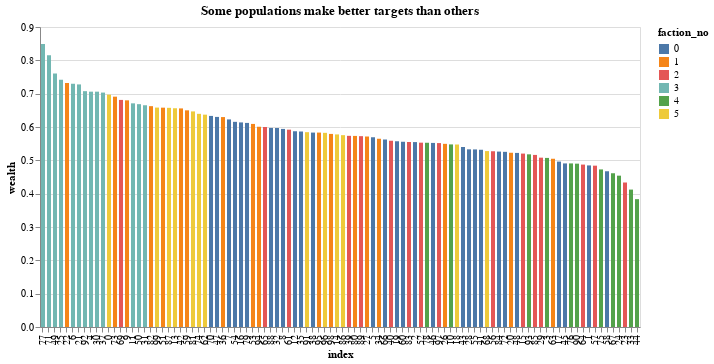

Notebook code for this chart:
### Code cell
chart = alt.Chart(
        pops.reset_index(drop=False)
        ).mark_bar(size=4).encode(
            x=alt.X('index:N', sort='-y'),
            y='wealth',
            color='faction_no:N').properties(width=600,title='Some populations make better targets than others')
chart

### Figure 1 — Vega-Lite specification as saved in the notebook (floating-point values rounded to 4 significant figures)
{"config": {"view": {"continuousWidth": 400, "continuousHeight": 300}}, "data": {"name": "data-426ca14e787fcc82fd0b9fa45c4cc80e"}, "mark": {"type": "bar", "size": 4}, "encoding": {"color": {"type": "nominal", "field": "faction_no"}, "x": {"type": "nominal", "field": "index", "sort": "-y"}, "y": {"type": "quantitative", "field": "wealth"}}, "title": "Some populations make better targets than others", "width": 600, "$schema": "https://vega.github.io/schema/vega-lite/v4.8.1.json", "datasets": {"data-426ca14e787fcc82fd0b9fa45c4cc80e": [{"index": 0, "conformity": 0.479, "literacy": 0.755, "aggression": 0.7, "constitution": 0.578, "faction_no": 5, "industry": 0.639, "wealth": 0.697, "target_score": -0.179}, {"index": 1, "conformity": 0.478, "literacy": 0.647, "aggression": 0.449, "constitution": 0.196, "faction_no": 0, "industry": 0.3225, "wealth": 0.4848, "target_score": 0.073}, {"index": 2, "conformity": 0.377, "literacy": 0.729, "aggression": 0.55, "constitution": 0.211, "faction_no": 0, "industry": 0.3805, "wealth": 0.5547, "target_score": 0.073}, {"index": 3, "conformity": 0.23, "literacy": 0.458, "aggression": 0.492, "constitution": 0.621, "faction_no": 4, "industry": 0.5565, "wealth": 0.5072, "target_score": 0.278}, {"index": 4, "conformity": 0.414, "literacy": 0.815, "aggression": 0.833, "constitution": 0.361, "faction_no": 3, "industry": 0.597, "wealth": 0.706, "target_score": -0.247}, {"index": 5, "conformity": 0.386, "literacy": 0.685, "aggression": 0.594, "constitution": 0.313, "faction_no": 0, "industry": 0.4535, "wealth": 0.5693, "target_score": 0.02}, {"index": 6, "conformity": 0.514, "literacy": 1.024, "aggression": 0.48, "constitution": 0.391, "faction_no": 3, "industry": 0.4355, "wealth": 0.7298, "target_score": 0.006}, {"index": 7, "conformity": 0.462, "literacy": 0.808, "aggression": 0.604, "constitution": 0.271, "faction_no": 0, "industry": 0.4375, "wealth": 0.6228, "target_score": -0.066}, {"index": 8, "conformity": 0.375, "literacy": 0.706, "aggression": 0.586, "constitution": 0.379, "faction_no": 0, "industry": 0.4825, "wealth": 0.5942, "target_score": 0.039}, {"index": 9, "conformity": 0.28, "literacy": 0.835, "aggression": 0.49, "constitution": 0.56, "faction_no": 1, "industry": 0.525, "wealth": 0.68, "target_score": 0.23}, {"index": 10, "conformity": 0.32, "literacy": 0.602, "aggression": 0.566, "constitution": 0.421, "faction_no": 4, "industry": 0.4935, "wealth": 0.5477, "target_score": 0.114}, {"index": 11, "conformity": 0.428, "literacy": 0.818, "aggression": 0.649, "constitution": 0.399, "faction_no": 3, "industry": 0.524, "wealth": 0.671, "target_score": -0.077}, {"index": 12, "conformity": 0.478, "literacy": 0.779, "aggression": 0.468, "constitution": 0.323, "faction_no": 0, "industry": 0.3955, "wealth": 0.5873, "target_score": 0.054}, {"index": 13, "conformity": 0.7, "literacy": 0.763, "aggression": 0.658, "constitution": 0.441, "faction_no": 5, "industry": 0.5495, "wealth": 0.6562, "target_score": -0.358}, {"index": 14, "conformity": 0.574, "literacy": 0.592, "aggression": 0.667, "constitution": 0.46, "faction_no": 5, "industry": 0.5635, "wealth": 0.5777, "target_score": -0.241}, {"index": 15, "conformity": 0.466, "literacy": 0.659, "aggression": 0.298, "constitution": 0.465, "faction_no": 2, "industry": 0.3815, "wealth": 0.5202, "target_score": 0.236}, {"index": 16, "conformity": 0.453, "literacy": 0.828, "aggression": 0.611, "constitution": 0.188, "faction_no": 0, "industry": 0.3995, "wealth": 0.6138, "target_score": -0.064}, {"index": 17, "conformity": 0.494, "literacy": 0.599, "aggression": 0.568, "constitution": 0.219, "faction_no": 0, "industry": 0.3935, "wealth": 0.4962, "target_score": -0.062}, {"index": 18, "conformity": 0.44, "literacy": 0.524, "aggression": 0.64, "constitution": 0.502, "faction_no": 5, "industry": 0.571, "wealth": 0.5475, "target_score": -0.08}, {"index": 19, "conformity": 0.391, "literacy": 0.707, "aggression": 0.578, "constitution": 0.237, "faction_no": 0, "industry": 0.4075, "wealth": 0.5573, "target_score": 0.031}, {"index": 20, "conformity": 0.25, "literacy": 0.609, "aggression": 0.354, "constitution": 0.519, "faction_no": 1, "industry": 0.4365, "wealth": 0.5228, "target_score": 0.396}, {"index": 21, "conformity": 0.388, "literacy": 0.887, "aggression": 0.606, "constitution": 0.531, "faction_no": 3, "industry": 0.5685, "wealth": 0.7278, "target_score": 0.006}, {"index": 22, "conformity": 0.372, "literacy": 0.945, "aggression": 0.387, "constitution": 0.651, "faction_no": 1, "industry": 0.519, "wealth": 0.732, "target_score": 0.241}, {"index": 23, "conformity": 0.585, "literacy": 0.545, "aggression": 0.352, "constitution": 0.292, "faction_no": 2, "industry": 0.322, "wealth": 0.4335, "target_score": 0.063}, {"index": 24, "conformity": 0.303, "literacy": 0.469, "aggression": 0.426, "constitution": 0.452, "faction_no": 4, "industry": 0.439, "wealth": 0.454, "target_score": 0.271}, {"index": 25, "conformity": 0.425, "literacy": 0.945, "aggression": 0.489, "constitution": 0.588, "faction_no": 3, "industry": 0.5385, "wealth": 0.7417, "target_score": 0.086}, {"index": 26, "conformity": 0.227, "literacy": 0.621, "aggression": 0.42, "constitution": 0.536, "faction_no": 1, "industry": 0.478, "wealth": 0.5495, "target_score": 0.353}, {"index": 27, "conformity": 0.246, "literacy": 0.79, "aggression": 0.395, "constitution": 0.311, "faction_no": 1, "industry": 0.353, "wealth": 0.5715, "target_score": 0.359}, {"index": 28, "conformity": 0.448, "literacy": 0.666, "aggression": 0.461, "constitution": 0.339, "faction_no": 0, "industry": 0.4, "wealth": 0.533, "target_score": 0.091}, {"index": 29, "conformity": 0.532, "literacy": 0.581, "aggression": 0.464, "constitution": 0.406, "faction_no": 2, "industry": 0.435, "wealth": 0.508, "target_score": 0.004}, {"index": 30, "conformity": 0.391, "literacy": 0.962, "aggression": 0.639, "constitution": 0.261, "faction_no": 3, "industry": 0.45, "wealth": 0.706, "target_score": -0.03}, {"index": 31, "conformity": 0.258, "literacy": 0.953, "aggression": 0.47, "constitution": 0.285, "faction_no": 3, "industry": 0.3775, "wealth": 0.6652, "target_score": 0.272}, {"index": 32, "conformity": 0.377, "literacy": 0.691, "aggression": 0.615, "constitution": 0.391, "faction_no": 0, "industry": 0.503, "wealth": 0.597, "target_score": 0.008}, {"index": 33, "conformity": 0.41, "literacy": 0.392, "aggression": 0.391, "constitution": 0.474, "faction_no": 4, "industry": 0.4325, "wealth": 0.4123, "target_score": 0.199}, {"index": 34, "conformity": 0.352, "literacy": 0.687, "aggression": 0.421, "constitution": 0.464, "faction_no": 1, "industry": 0.4425, "wealth": 0.5648, "target_score": 0.227}, {"index": 35, "conformity": 0.246, "literacy": 0.731, "aggression": 0.598, "constitution": 0.286, "faction_no": 0, "industry": 0.442, "wealth": 0.5865, "target_score": 0.156}, {"index": 36, "conformity": 0.4, "literacy": 0.78, "aggression": 0.396, "constitution": 0.563, "faction_no": 1, "industry": 0.4795, "wealth": 0.6298, "target_score": 0.204}, {"index": 37, "conformity": 0.273, "literacy": 0.826, "aggression": 0.623, "constitution": 0.538, "faction_no": 3, "industry": 0.5805, "wealth": 0.7032, "target_score": 0.104}, {"index": 38, "conformity": 0.337, "literacy": 0.745, "aggression": 0.659, "constitution": 0.184, "faction_no": 0, "industry": 0.4215, "wealth": 0.5833, "target_score": 0.004}, {"index": 39, "conformity": 0.447, "literacy": 0.765, "aggression": 0.337, "constitution": 0.427, "faction_no": 2, "industry": 0.382, "wealth": 0.5735, "target_score": 0.216}, {"index": 40, "conformity": 0.449, "literacy": 0.657, "aggression": 0.422, "constitution": 0.499, "faction_no": 2, "industry": 0.4605, "wealth": 0.5588, "target_score": 0.129}, {"index": 41, "conformity": 0.483, "literacy": 0.759, "aggression": 0.41, "constitution": 0.199, "faction_no": 0, "industry": 0.3045, "wealth": 0.5317, "target_score": 0.107}, {"index": 42, "conformity": 0.263, "literacy": 0.826, "aggression": 0.444, "constitution": 0.527, "faction_no": 1, "industry": 0.4855, "wealth": 0.6558, "target_score": 0.293}, {"index": 43, "conformity": 0.511, "literacy": 0.643, "aggression": 0.559, "constitution": 0.315, "faction_no": 0, "industry": 0.437, "wealth": 0.54, "target_score": -0.07}, {"index": 44, "conformity": 0.241, "literacy": 0.461, "aggression": 0.304, "constitution": 0.308, "faction_no": 4, "industry": 0.306, "wealth": 0.3835, "target_score": 0.455}, {"index": 45, "conformity": 0.488, "literacy": 0.587, "aggression": 0.524, "constitution": 0.265, "faction_no": 0, "industry": 0.3945, "wealth": 0.4908, "target_score": -0.012}, {"index": 46, "conformity": 0.461, "literacy": 0.753, "aggression": 0.482, "constitution": 0.221, "faction_no": 0, "industry": 0.3515, "wealth": 0.5523, "target_score": 0.057}, {"index": 47, "conformity": 0.409, "literacy": 0.784, "aggression": 0.557, "constitution": 0.396, "faction_no": 0, "industry": 0.4765, "wealth": 0.6302, "target_score": 0.034}, {"index": 48, "conformity": 0.137, "literacy": 0.628, "aggression": 0.532, "constitution": 0.301, "faction_no": 0, "industry": 0.4165, "wealth": 0.5222, "target_score": 0.331}, {"index": 49, "conformity": 0.479, "literacy": 1.012, "aggression": 0.68, "constitution": 0.338, "faction_no": 3, "industry": 0.509, "wealth": 0.7605, "target_score": -0.159}, {"index": 50, "conformity": 0.564, "literacy": 0.869, "aggression": 0.549, "constitution": 0.387, "faction_no": 3, "industry": 0.468, "wealth": 0.6685, "target_score": -0.113}, {"index": 51, "conformity": 0.288, "literacy": 0.814, "aggression": 0.504, "constitution": 0.5, "faction_no": 1, "industry": 0.502, "wealth": 0.658, "target_score": 0.208}, {"index": 52, "conformity": 0.471, "literacy": 0.703, "aggression": 0.367, "constitution": 0.439, "faction_no": 2, "industry": 0.403, "wealth": 0.553, "target_score": 0.162}, {"index": 53, "conformity": 0.351, "literacy": 0.727, "aggression": 0.519, "constitution": 0.464, "faction_no": 1, "industry": 0.4915, "wealth": 0.6093, "target_score": 0.13}, {"index": 54, "conformity": 0.449, "literacy": 0.78, "aggression": 0.554, "constitution": 0.348, "faction_no": 0, "industry": 0.451, "wealth": 0.6155, "target_score": -0.003}, {"index": 55, "conformity": 0.303, "literacy": 0.568, "aggression": 0.681, "constitution": 0.314, "faction_no": 0, "industry": 0.4975, "wealth": 0.5328, "target_score": 0.016}, {"index": 56, "conformity": 0.504, "literacy": 0.659, "aggression": 0.362, "constitution": 0.429, "faction_no": 2, "industry": 0.3955, "wealth": 0.5272, "target_score": 0.134}, {"index": 57, "conformity": 0.55, "literacy": 0.632, "aggression": 0.228, "constitution": 0.444, "faction_no": 2, "industry": 0.336, "wealth": 0.484, "target_score": 0.222}, {"index": 58, "conformity": 0.173, "literacy": 0.69, "aggression": 0.33, "constitution": 0.159, "faction_no": 0, "industry": 0.2445, "wealth": 0.4672, "target_score": 0.497}, {"index": 59, "conformity": 0.375, "literacy": 0.773, "aggression": 0.468, "constitution": 0.586, "faction_no": 1, "industry": 0.527, "wealth": 0.65, "target_score": 0.157}, {"index": 60, "conformity": 0.395, "literacy": 0.659, "aggression": 0.518, "constitution": 0.387, "faction_no": 0, "industry": 0.4525, "wealth": 0.5557, "target_score": 0.087}, {"index": 61, "conformity": 0.622, "literacy": 0.703, "aggression": 0.44, "constitution": 0.522, "faction_no": 2, "industry": 0.481, "wealth": 0.592, "target_score": -0.062}, {"index": 62, "conformity": 0.494, "literacy": 0.7, "aggression": 0.52, "constitution": 0.628, "faction_no": 5, "industry": 0.574, "wealth": 0.637, "target_score": -0.014}, {"index": 63, "conformity": 0.288, "literacy": 0.717, "aggression": 0.256, "constitution": 0.329, "faction_no": 1, "industry": 0.2925, "wealth": 0.5048, "target_score": 0.456}, {"index": 64, "conformity": 0.46, "literacy": 0.572, "aggression": 0.386, "constitution": 0.419, "faction_no": 2, "industry": 0.4025, "wealth": 0.4872, "target_score": 0.154}, {"index": 65, "conformity": 0.588, "literacy": 0.767, "aggression": 0.474, "constitution": 0.392, "faction_no": 2, "industry": 0.433, "wealth": 0.6, "target_score": -0.062}, {"index": 66, "conformity": 0.472, "literacy": 0.819, "aggression": 0.379, "constitution": 0.233, "faction_no": 0, "industry": 0.306, "wealth": 0.5625, "target_score": 0.149}, {"index": 67, "conformity": 0.447, "literacy": 0.488, "aggression": 0.444, "constitution": 0.425, "faction_no": 4, "industry": 0.4345, "wealth": 0.4612, "target_score": 0.109}, {"index": 68, "conformity": 0.593, "literacy": 0.562, "aggression": 0.623, "constitution": 0.364, "faction_no": 5, "industry": 0.4935, "wealth": 0.5278, "target_score": -0.216}, {"index": 69, "conformity": 0.532, "literacy": 0.943, "aggression": 0.368, "constitution": 0.471, "faction_no": 2, "industry": 0.4195, "wealth": 0.6812, "target_score": 0.1}, {"index": 70, "conformity": 0.394, "literacy": 0.761, "aggression": 0.663, "constitution": 0.348, "faction_no": 0, "industry": 0.5055, "wealth": 0.6333, "target_score": -0.057}, {"index": 71, "conformity": 0.337, "literacy": 0.949, "aggression": 0.843, "constitution": 0.519, "faction_no": 3, "industry": 0.681, "wealth": 0.815, "target_score": -0.18}, {"index": 72, "conformity": 0.436, "literacy": 0.631, "aggression": 0.533, "constitution": 0.307, "faction_no": 0, "industry": 0.42, "wealth": 0.5255, "target_score": 0.031}, {"index": 73, "conformity": 0.284, "literacy": 0.731, "aggression": 0.656, "constitution": 0.646, "faction_no": 1, "industry": 0.651, "wealth": 0.691, "target_score": 0.06}, {"index": 74, "conformity": 0.385, "literacy": 0.71, "aggression": 0.657, "constitution": 0.481, "faction_no": 5, "industry": 0.569, "wealth": 0.6395, "target_score": -0.042}, {"index": 75, "conformity": 0.472, "literacy": 0.504, "aggression": 0.545, "constitution": 0.338, "faction_no": 4, "industry": 0.4415, "wealth": 0.4728, "target_score": -0.017}, {"index": 76, "conformity": 0.433, "literacy": 0.545, "aggression": 0.482, "constitution": 0.391, "faction_no": 4, "industry": 0.4365, "wealth": 0.4908, "target_score": 0.085}, {"index": 77, "conformity": 0.211, "literacy": 1.052, "aggression": 0.758, "constitution": 0.533, "faction_no": 3, "industry": 0.6455, "wealth": 0.8488, "target_score": 0.031}, {"index": 78, "conformity": 0.327, "literacy": 0.59, "aggression": 0.533, "constitution": 0.498, "faction_no": 4, "industry": 0.5155, "wealth": 0.5528, "target_score": 0.14}, {"index": 79, "conformity": 0.305, "literacy": 0.763, "aggression": 0.62, "constitution": 0.303, "faction_no": 0, "industry": 0.4615, "wealth": 0.6122, "target_score": 0.075}, {"index": 80, "conformity": 0.371, "literacy": 0.687, "aggression": 0.329, "constitution": 0.59, "faction_no": 1, "industry": 0.4595, "wealth": 0.5733, "target_score": 0.3}, {"index": 81, "conformity": 0.395, "literacy": 0.694, "aggression": 0.69, "constitution": 0.509, "faction_no": 5, "industry": 0.5995, "wealth": 0.6467, "target_score": -0.085}, {"index": 82, "conformity": 0.301, "literacy": 0.86, "aggression": 0.485, "constitution": 0.445, "faction_no": 1, "industry": 0.465, "wealth": 0.6625, "target_score": 0.214}, {"index": 83, "conformity": 0.469, "literacy": 0.683, "aggression": 0.327, "constitution": 0.527, "faction_no": 2, "industry": 0.427, "wealth": 0.555, "target_score": 0.204}, {"index": 84, "conformity": 0.466, "literacy": 0.665, "aggression": 0.536, "constitution": 0.239, "faction_no": 0, "industry": 0.3875, "wealth": 0.5262, "target_score": -0.002}, {"index": 85, "conformity": 0.513, "literacy": 0.567, "aggression": 0.33, "constitution": 0.601, "faction_no": 2, "industry": 0.4655, "wealth": 0.5162, "target_score": 0.157}, {"index": 86, "conformity": 0.579, "literacy": 0.642, "aggression": 0.585, "constitution": 0.433, "faction_no": 5, "industry": 0.509, "wealth": 0.5755, "target_score": -0.164}, {"index": 87, "conformity": 0.596, "literacy": 0.779, "aggression": 0.594, "constitution": 0.478, "faction_no": 5, "industry": 0.536, "wealth": 0.6575, "target_score": -0.19}, {"index": 88, "conformity": 0.365, "literacy": 0.782, "aggression": 0.551, "constitution": 0.274, "faction_no": 0, "industry": 0.4125, "wealth": 0.5973, "target_score": 0.084}, {"index": 89, "conformity": 0.439, "literacy": 0.647, "aggression": 0.448, "constitution": 0.548, "faction_no": 2, "industry": 0.498, "wealth": 0.5725, "target_score": 0.113}, {"index": 90, "conformity": 0.386, "literacy": 0.56, "aggression": 0.463, "constitution": 0.377, "faction_no": 4, "industry": 0.42, "wealth": 0.49, "target_score": 0.151}, {"index": 91, "conformity": 0.488, "literacy": 0.657, "aggression": 0.594, "constitution": 0.43, "faction_no": 5, "industry": 0.512, "wealth": 0.5845, "target_score": -0.082}, {"index": 92, "conformity": 0.391, "literacy": 0.846, "aggression": 0.798, "constitution": 0.34, "faction_no": 3, "industry": 0.569, "wealth": 0.7075, "target_score": -0.189}, {"index": 93, "conformity": 0.281, "literacy": 0.583, "aggression": 0.513, "constitution": 0.393, "faction_no": 4, "industry": 0.453, "wealth": 0.518, "target_score": 0.206}, {"index": 94, "conformity": 0.411, "literacy": 0.808, "aggression": 0.339, "constitution": 0.448, "faction_no": 1, "industry": 0.3935, "wealth": 0.6008, "target_score": 0.25}, {"index": 95, "conformity": 0.33, "literacy": 0.842, "aggression": 0.325, "constitution": 0.324, "faction_no": 1, "industry": 0.3245, "wealth": 0.5833, "target_score": 0.345}, {"index": 96, "conformity": 0.564, "literacy": 0.632, "aggression": 0.603, "constitution": 0.463, "faction_no": 5, "industry": 0.533, "wealth": 0.5825, "target_score": -0.167}, {"index": 97, "conformity": 0.494, "literacy": 0.718, "aggression": 0.432, "constitution": 0.339, "faction_no": 2, "industry": 0.3855, "wealth": 0.5517, "target_score": 0.074}, {"index": 98, "conformity": 0.282, "literacy": 0.756, "aggression": 0.366, "constitution": 0.439, "faction_no": 1, "industry": 0.4025, "wealth": 0.5793, "target_score": 0.352}, {"index": 99, "conformity": 0.419, "literacy": 0.721, "aggression": 0.716, "constitution": 0.475, "faction_no": 5, "industry": 0.5955, "wealth": 0.6583, "target_score": -0.135}]}}
